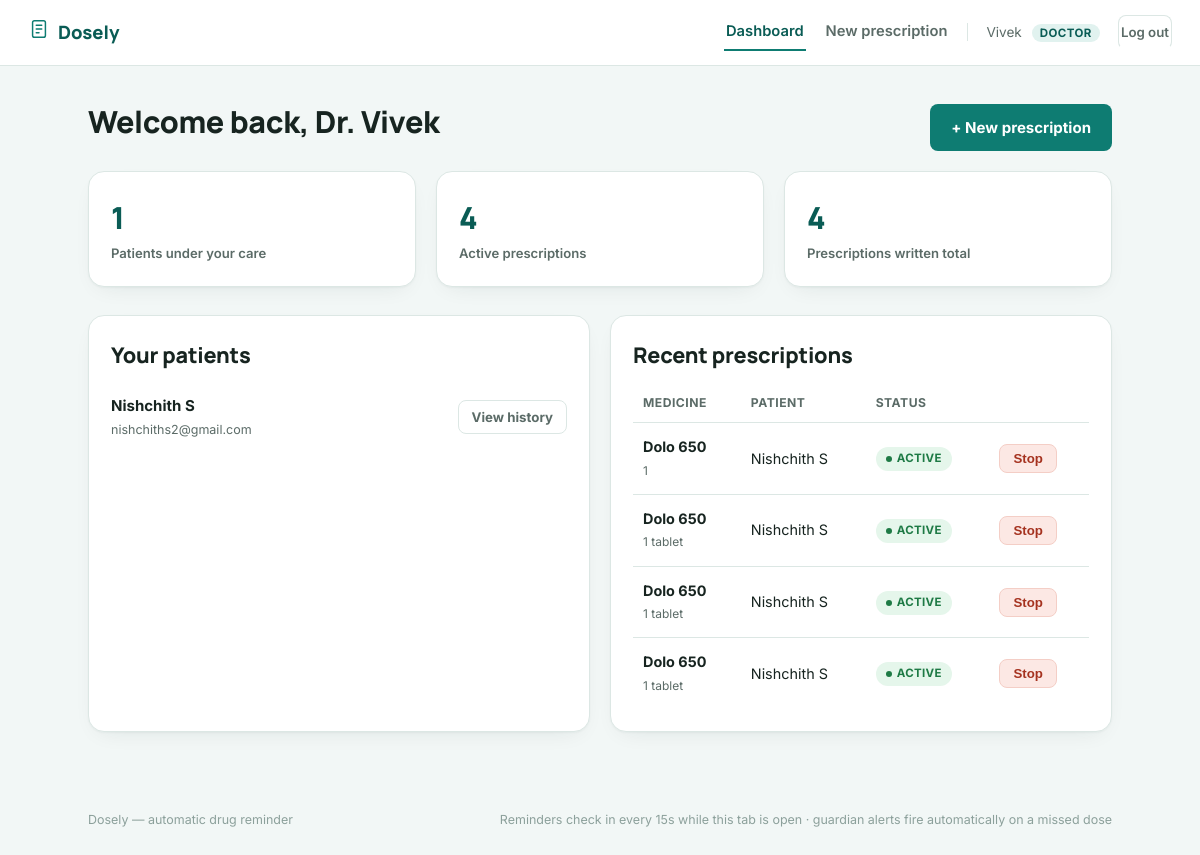
Page /doctor/dashboard (signed in) on the committed database.
### tables this page shows
CREATE TABLE users (
    id INTEGER PRIMARY KEY AUTOINCREMENT,
    name TEXT NOT NULL,
    email TEXT UNIQUE NOT NULL,
    password_hash TEXT NOT NULL,
    role TEXT NOT NULL CHECK(role IN ('doctor','patient','guardian')),
    phone TEXT,
    created_at TEXT DEFAULT (datetime('now'))
);

CREATE TABLE prescriptions (
    id INTEGER PRIMARY KEY AUTOINCREMENT,
    doctor_id INTEGER NOT NULL,
    patient_id INTEGER NOT NULL,
    medicine_name TEXT NOT NULL,
    dosage TEXT,
    times TEXT NOT NULL,               -- JSON list e.g. ["08:00","14:00","20:00"]
    start_date TEXT NOT NULL,          -- YYYY-MM-DD
    duration_days INTEGER NOT NULL,
    instructions TEXT,
    file_path TEXT,
    status TEXT NOT NULL DEFAULT 'active',   -- active / stopped
    created_at TEXT DEFAULT (datetime('now')),
    FOREIGN KEY(doctor_id) REFERENCES users(id),
    FOREIGN KEY(patient_id) REFERENCES users(id)
);

### app.py (the view)
@app.route("/doctor/dashboard")
@login_required("doctor")
def doctor_dashboard():
    user = current_user()
    patients = db.get_patients_for_doctor(user["id"])
    prescriptions = db.get_prescriptions_by_doctor(user["id"])
    return render_template("doctor_dashboard.html", patients=patients, prescriptions=prescriptions)

### app.py (called while the page is built)
def current_user():
    uid = session.get("user_id")
    if not uid:
        return None
    return db.get_user_by_id(uid)

def login_required(role=None):
    def decorator(fn):
        @wraps(fn)
        def wrapped(*args, **kwargs):
            user = current_user()
            if not user:
                flash("Please log in to continue.", "error")
                return redirect(url_for("login"))
            if role and user["role"] != role:
                flash("That page isn't available for your account type.", "error")
                return redirect(url_for("index"))
            return fn(*args, **kwargs)
        return wrapped
    return decorator

@app.context_processor
def inject_user():
    return {"current_user": current_user()}

### db.py (called while the page is built)
def get_db():
    conn = sqlite3.connect(DB_PATH, check_same_thread=False, timeout=10)
    conn.row_factory = sqlite3.Row
    conn.execute("PRAGMA foreign_keys = ON")
    return conn

def get_user_by_id(user_id):
    conn = get_db()
    row = conn.execute("SELECT * FROM users WHERE id = ?", (user_id,)).fetchone()
    conn.close()
    return row

def get_prescriptions_by_doctor(doctor_id):
    conn = get_db()
    rows = conn.execute(
        """SELECT p.*, u.name AS patient_name, u.email AS patient_email FROM prescriptions p
           JOIN users u ON u.id = p.patient_id
           WHERE p.doctor_id = ? ORDER BY p.created_at DESC""",
        (doctor_id,),
    ).fetchall()
    conn.close()
    return rows

def get_patients_for_doctor(doctor_id):
    conn = get_db()
    rows = conn.execute(
        """SELECT DISTINCT u.* FROM users u
           JOIN prescriptions p ON p.patient_id = u.id
           WHERE p.doctor_id = ? ORDER BY u.name""",
        (doctor_id,),
    ).fetchall()
    conn.close()
    return rows

### templates/doctor_dashboard.html (shortened to what this page needs)
{% extends "base.html" %}
{% block content %}
<div class="section-head">
  <h1>Welcome back, Dr. {{ current_user.name }}</h1>
  <a href="{{ url_for('doctor_prescribe') }}" class="btn-solid">+ New prescription</a>
</div>
<div class="grid grid-3" style="margin-bottom:28px">
  <div class="card stat">
    <span class="num">{{ patients|length }}</span>
    <span class="label">Patients under your care</span>
  </div>
  <div class="card stat">
    <span class="num">{{ prescriptions|selectattr('status','equalto','active')|list|length }}</span>
    <span class="label">Active prescriptions</span>
  </div>
  <div class="card stat">
    <span class="num">{{ prescriptions|length }}</span>
    <span class="label">Prescriptions written total</span>
  </div>
</div>
<div class="grid grid-2">
  <div class="card">
    <div class="section-head"><h2>Your patients</h2></div>
    {% if patients %}
      <ul class="list-plain">
        {% for p in patients %}
          <li style="display:flex; justify-content:space-between; align-items:center">
            <div>
              <strong>{{ p.name }}</strong><br>
              <small class="muted">{{ p.email }}</small>
            </div>
            <a href="{{ url_for('doctor_view_patient', patient_id=p.id) }}" class="btn-ghost-sm">View history</a>
          </li>
        {% endfor %}
      </ul>
    {% else %}
      <div class="empty-state">
        <h3>No patients yet</h3>
        <p>Write your first prescription to a patient's registered email to get started.</p>
        <a href="{{ url_for('doctor_prescribe') }}" class="btn-solid-sm">New prescription</a>
      </div>
    {% endif %}
  </div>
  <div class="card">
    <div class="section-head"><h2>Recent prescriptions</h2></div>
    {% if prescriptions %}
      <table>
        <thead><tr><th>Medicine</th><th>Patient</th><th>Status</th><th></th></tr></thead>
        <tbody>
        {% for p in prescriptions[:8] %}
          <tr>
            <td><strong>{{ p.medicine_name }}</strong><br><small class="muted">{{ p.dosage }}</small></td>
            <td>{{ p.patient_name }}</td>
            <td><span class="badge badge-{{ p.status }}"><span class="badge-dot"></span>{{ p.status }}</span></td>
            <td>
              {% if p.status == 'active' %}
              <form method="POST" action="{{ url_for('doctor_stop_prescription', prescription_id=p.id) }}" onsubmit="return confirm('Stop this prescription? No further reminders will be sent.');">
                <button type="submit" class="btn-danger-sm">Stop</button>
              </form>
              {% endif %}
            </td>
          </tr>
        {% endfor %}
        </tbody>
      </table>
    {% else %}
      <div class="empty-state">
        <h3>Nothing prescribed yet</h3>
        <p>Prescriptions you write will show up here.</p>
      </div>
    {% endif %}
  </div>
</div>
{% endblock %}

### templates/base.html (shortened to what this page needs)
<!DOCTYPE html>
<html lang="en">
<head>
<link rel="stylesheet" href="{{ url_for('static', filename='css/style.css') }}">
</head>
<body>
<header class="topbar">
  <a class="brand" href="{{ url_for('index') }}">
    <span class="brand-mark" aria-hidden="true">
    </span>
    Dosely
  </a>
  <nav class="topnav">
    {% if current_user %}
      {% if current_user.role == 'doctor' %}
        <a href="{{ url_for('doctor_dashboard') }}" class="{{ 'active' if request.endpoint == 'doctor_dashboard' }}">Dashboard</a>
        <a href="{{ url_for('doctor_prescribe') }}" class="{{ 'active' if request.endpoint == 'doctor_prescribe' }}">New prescription</a>
      {% elif current_user.role == 'guardian' %}
        <a href="{{ url_for('guardian_dashboard') }}" class="{{ 'active' if request.endpoint == 'guardian_dashboard' }}">Dashboard</a>
      {% endif %}
      <span class="nav-user">{{ current_user.name }} <em>{{ current_user.role }}</em></span>
      <a href="{{ url_for('logout') }}" class="btn-ghost-sm">Log out</a>
    {% else %}
      <a href="{{ url_for('login') }}">Log in</a>
      <a href="{{ url_for('register') }}" class="btn-solid-sm">Get started</a>
    {% endif %}
  </nav>
</header>
<main class="page">
  {% block content %}{% endblock %}
</main>
<footer class="pagefoot">
  <span>Dosely — automatic drug reminder</span>
  <span class="pagefoot-muted">Reminders check in every 15s while this tab is open · guardian alerts fire automatically on a missed dose</span>
</footer>
</body>
</html>

### rows in the picture
users: name "Vivek", role "DOCTOR"
users: name "Nishchith S", email "nishchiths2@gmail.com"
prescriptions: medicine_name "Dolo 650", dosage "1", patient_name "Nishchith S", status "ACTIVE"
prescriptions: medicine_name "Dolo 650", dosage "1 tablet", patient_name "Nishchith S", status "ACTIVE"
prescriptions: medicine_name "Dolo 650", dosage "1 tablet", patient_name "Nishchith S", status "ACTIVE"
prescriptions: medicine_name "Dolo 650", dosage "1 tablet", patient_name "Nishchith S", status "ACTIVE"

### other values in the picture
{{ patients|length }} "1"
{{ prescriptions|selectattr('status','equalto','active')|list|length }} "4"
{{ prescriptions|length }} "4"
